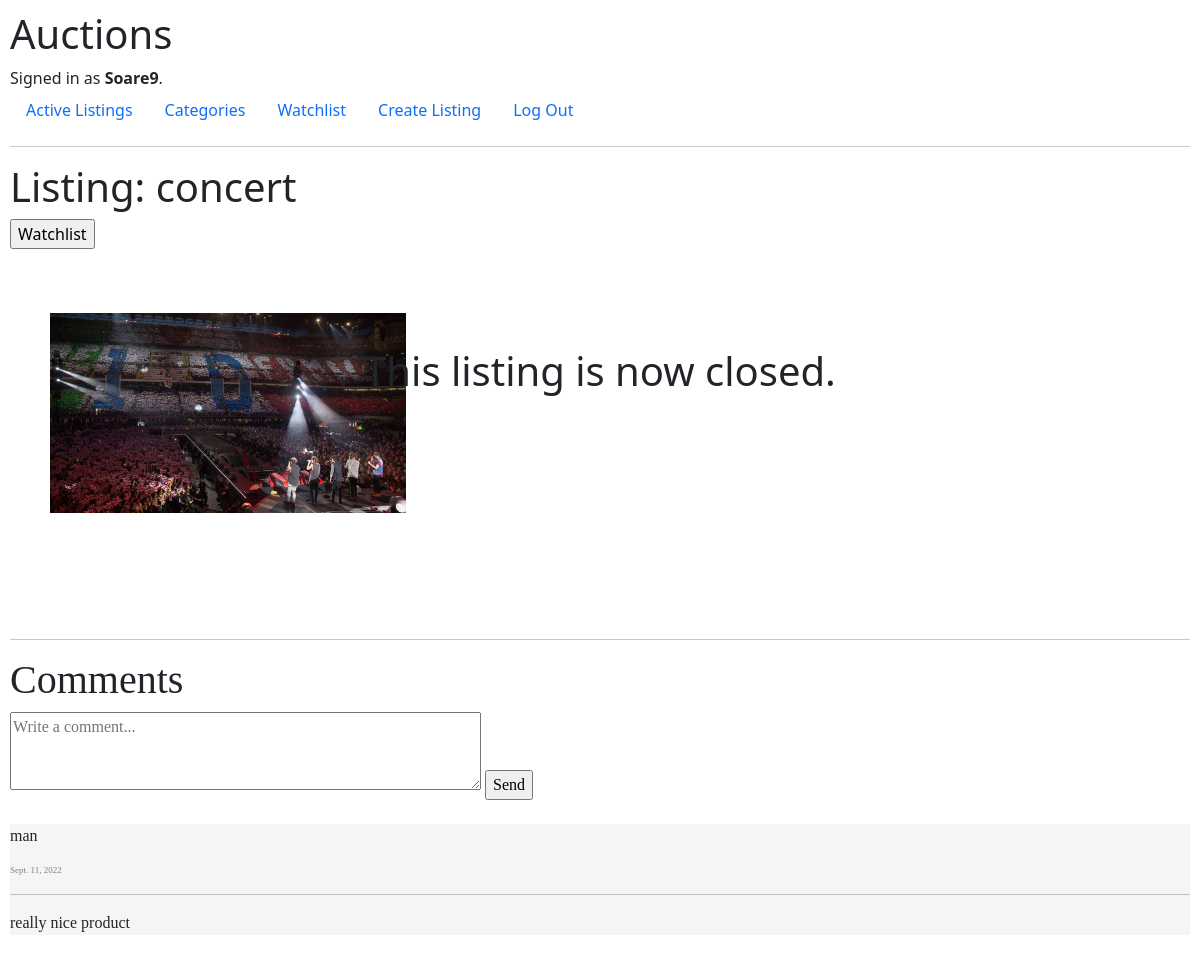
The app's page /listing/concert (signed in) with its own data.
### auctions/models.py (models this page shows)
class User(AbstractUser):
    pass

class Listing(models.Model):
    title = models.CharField(max_length=100)
    date = models.DateField(auto_now=True)
    creator = models.ForeignKey(User, on_delete=models.CASCADE, related_name="all_creators")
    image = models.ImageField(upload_to = 'static/auctions', default = "static/auctions/notworking.png")
    description = models.CharField(max_length=1000)
    StartingBid = models.FloatField()
    bid = models.FloatField(blank=True, null=True)
    bidNumber=models.IntegerField( default = 0 )
    watching = models.ManyToManyField(User, related_name="watchers")
    winner = models.ForeignKey(User, on_delete = models.CASCADE, null=True)
    closed = models.BooleanField(default = False)
    class categories(models.TextChoices):
        ANTIQUES = "Antiques"
        ELECTRONICS = "Electronics"
        MACHINERY = "Machinery"
        FASHION = "Fashion"
        HOME = "Home"
        SPORTS = "Sports"
        RETAIL = "Retail"
        TOYS = "Toys"
        TOOLS = "Tools"
        VEHICLES = "Vehicles"
        RECREATION = "Recreation"
    category = models.CharField(
        max_length = 11,
        choices = categories.choices
    )
    def __str__(self):
        return self.title

class Comment(models.Model):
    auction = models.ForeignKey(Listing, on_delete=models.PROTECT)
    comment = models.CharField(max_length=150)
    user = models.ForeignKey(User, on_delete=models.PROTECT, related_name="all_commenters")
    date = models.DateField(auto_now=True)

### auctions/views.py (the view)
# urls.py: path("listing/<str:listing>", views.listing, name="listing"),
def listing(request, listing):
    if request.method == "GET":
        listings = Listing.objects.all()
        for list in listings:
            if list.title == listing:
                listing = list
        if listing.bid:
            bid = listing.bid
        else:
            bid = listing.StartingBid
        user = request.user
        if user in listing.watching.all():
            inside = True
        else:
            inside = False
        form = NewBidForm()
        comments = Comment.objects.filter(auction=listing)
        return render(request, "auctions/listing.html", {
            "listing" : listing,
            "bid" : bid,
            "bidNumber": listing.bidNumber,
            "form" : form,
            "watchlist" : inside,
            "user" : request.user,
            "commentform" : NewCommentForm(),
            "comments" : comments
        })

### auctions/views.py
class NewBidForm(ModelForm):
    class Meta:
        model = Bid
        fields = ['price']
        labels = {
            'price' : ''
        }
        widgets = {
            'price':  NumberInput()
        }

class NewCommentForm(ModelForm):
    class Meta:
        model = Comment
        fields = ['comment']
        labels = {
            'comment' : ''
        }
        widgets = {
            'comment' : Textarea(attrs ={'cols' : 50, 'rows' : 3, 'placeholder': "Write a comment..."})
        }

### auctions/templates/auctions/listing.html (shortened to what this page needs)
{% extends "auctions/layout.html" %}
{% block body %}
    <div>
        <h1>Listing: {{listing.title}}</h1>
        {% if user.is_authenticated %}
            <form method="post" action="{% url 'alter_watchlist' listing=listing %}">
                {% if watchlist == False %}
                    <input type="submit"  value="Watchlist">
                {% else %}
                    <input type="submit"  value= "Remove from Watchlist">
                {% endif %}
            </form>
        <br>
        {% endif %}
        <div style="display:block; height:350px;">
            <img src="/{{listing.image}}" style=" height:280px; padding:40px 40px; margin-bottom:-100px; text-align:left;">
            <div style ="text-align:center; margin-top:-210px;   padding:80px 40px;">
                <br>
                {% if user == listing.creator and listing.closed == False %}
                    <form method="post" action="{% url 'close_listing' listing=listing %}">
                        {% csrf_token %}
                        <input class="btn btn-primary btn-large"type="submit" value="Close listing">
                    </form>
                {% elif user == listing.creator and listing.closed == True %}
                    {% if listing.bid %}
                        <h1> You have sold this item for ${{listing.bid}}</h1>
                    {% else %}
                        <h1> You have sold this item for ${{listing.StartingBid}}</h1>
                    {% endif %}
                {% elif user != listing.creator and listing.closed == True %}
                    <h1>This listing is now closed. </h1>
                {% endif %}
            </div>
        </div>
    </div>
    <div style="font-family: Times New Roman, Times, serif">
        <hr>
        <h1> Comments</h1>
        <form method="post" action="{% url 'comment' listing=listing %}">
            {{commentform}}
            <input type="submit" value="Send">
        </form>
        <br>
        {% if comments %}
            <div style="font-family: Times New Roman, Times, serif">
                {% for comment in comments %}
                    <div style="margin-bottom:25px; background-color:#f5f5f5;">
                        <p>{{comment.user}}</p>
                        <p style="font-size:9px; color:gray">{{comment.date}}</p>
                        <hr>
                        {{comment.comment}}
                    </div>
                {% endfor %}
            </div>
        {% endif %}
    </div>
{% endblock %}

### auctions/templates/auctions/layout.html (shortened to what this page needs)
{% load static %}
<!DOCTYPE html>
<html lang="en">
    <head>
        <link rel="stylesheet" href="https://stackpath.bootstrapcdn.com/bootstrap/4.4.1/css/bootstrap.min.css">
        <link href="{% static 'auctions/styles.css' %}" rel="stylesheet">
        <link href="https://cdn.jsdelivr.net/npm/bootstrap@5.2.1/dist/css/bootstrap.min.css" rel="stylesheet">
    </head>
    <body>
        <h1>Auctions</h1>
        <div>
            {% if user.is_authenticated %}
                Signed in as <strong>{{ user.username }}</strong>.
            {% else %}
                Not signed in.
            {% endif %}
        </div>
        <ul class="nav">
            <li class="nav-item">
                <a class="nav-link" href="{% url 'index' %}">Active Listings</a>
            </li>
            <li class="nav-item">
                <a class="nav-link" href="{% url 'categories' %}">Categories</a>
            </li>
            {% if user.is_authenticated %}
                <li class="nav-item">
                    <a class="nav-link" href="{% url 'watchlist' %}">Watchlist</a>
                </li>
                <li class="nav-item">
                    <a class="nav-link" href="{% url 'createListing' %}">Create Listing</a>
                </li>
                <li class="nav-item">
                    <a class="nav-link" href="{% url 'logout' %}">Log Out</a>
                </li>
            {% endif %}
        </ul>
        <hr>
        {% block body %}
        {% endblock %}
    </body>
</html>

### auctions/static/auctions/styles.css (style rules this page uses)
body { padding: 10px; }

### records on screen
User: username "Soare9"
Listing: title "concert", image (picture)
Comment: user "man", date "Sept. 11, 2022", comment "really nice product"
